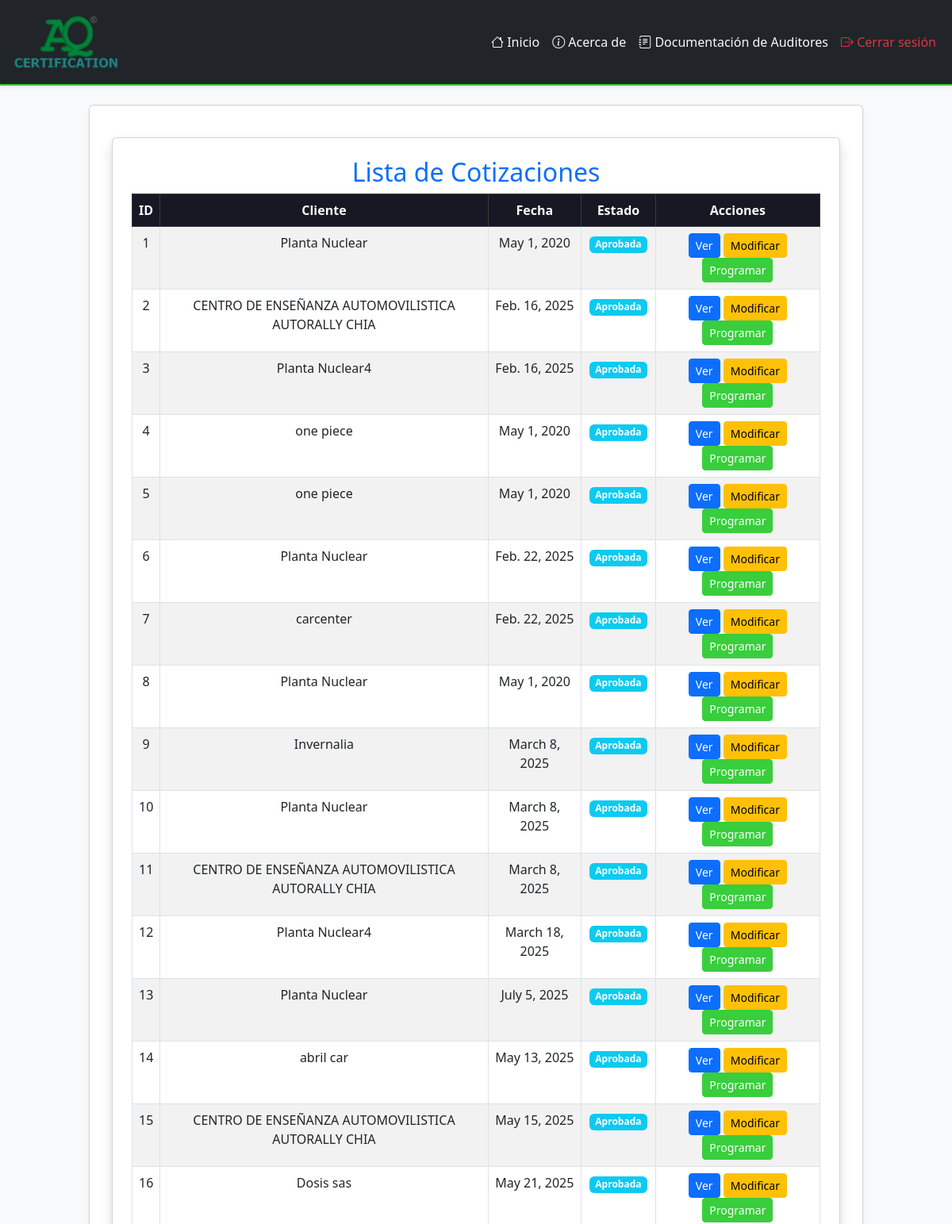
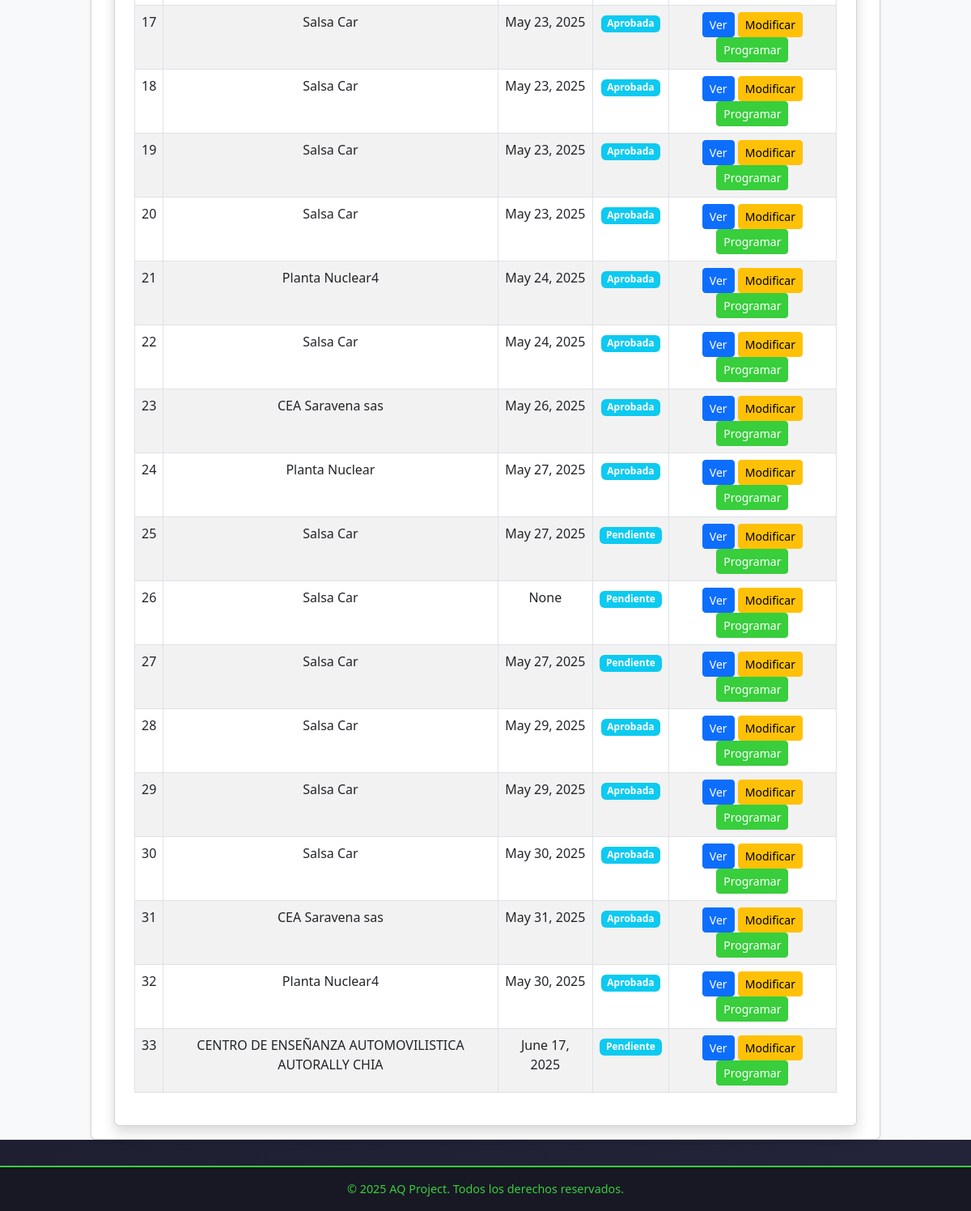
Page /cotizaciones/cotizaciones/ (signed in) on the committed database (2 pictures, top to bottom).
### cotizaciones/models.py (models this page shows, shortened)
class Cotizacion(models.Model):
    solicitud = models.ForeignKey(Solicitud, on_delete=models.CASCADE, related_name="cotizaciones")
    numero_servicio = models.CharField(max_length=100, unique=True)
    fecha_cotizacion = models.DateField(null=True, blank=True)
    tipo_servicio = models.ManyToManyField("TipoServicio")
    dias_auditoria_etapa_1 = models.DecimalField(max_digits=3, decimal_places=1, null=True, blank=True)
    dias_auditoria_etapa_2 = models.DecimalField(max_digits=3, decimal_places=1, null=True, blank=True)
    precio_neto = models.DecimalField(max_digits=10, decimal_places=2, help_text="Valor sin IVA")
    precio_iva = models.DecimalField(max_digits=10, decimal_places=2, default=Decimal("0.00"), help_text="IVA (19%)")
    precio_total = models.DecimalField(max_digits=10, decimal_places=2, default=Decimal("0.00"), help_text="Total con IVA")
    ESTADO_CHOICES = [
        ('Pendiente', 'Pendiente'),
        ('Aprobada', 'Aprobada'),
        ('Rechazada', 'Rechazada'),
        ('Programada', 'Programada'),
    ]
    estado = models.CharField(max_length=20, choices=ESTADO_CHOICES, default='Pendiente')

### solicitudes/models.py (models this page shows, shortened)
class Solicitud(models.Model):
    cliente = models.ForeignKey(Cliente, on_delete=models.CASCADE, related_name="solicitudes_solicitudes")  # Relación con el modelo Cliente
    fecha_solicitud = models.DateField(default=date.today)  # Fecha en que se crea la solicitud
    estado = models.CharField(
        max_length=20,
        choices=[
            ('Pendiente', 'Pendiente'),
            ('Aprobada', 'Aprobada'),
            ('Rechazada', 'Rechazada')
        ],
        default='Pendiente'
    )  # Estado de la solicitud

class Cliente(models.Model):
    nit = models.CharField(max_length=20, unique=True)  # Nit único
    nombre_propietario = models.CharField(max_length=100)
    nombre_establecimiento = models.CharField(max_length=100)
    representante_legal = models.CharField(max_length=100)
    cedula_ciudadania = models.CharField(max_length=20)
    ciudad = models.CharField(max_length=100)
    departamento = models.CharField(max_length=100)
    direccion = models.CharField(max_length=200)
    representante_organismo = models.CharField(max_length=100)
    cargo = models.CharField(max_length=50)
    telefono_fijo = models.CharField(max_length=20, blank=True, null=True)
    telefono_celular = models.CharField(max_length=20)
    correo_electronico = models.EmailField()
    nivel_cea = models.CharField(max_length=50, choices=NIVELES_CEA)
    cantidad_vehiculos = models.IntegerField(null=True, blank=True)
    cantidad_instructores = models.IntegerField(null=True, blank=True)
    categorias_certificar = models.ManyToManyField(Categoria, blank=True)
    certificado_conformidad = models.CharField(max_length=2, choices=CERTIFICADO_CONFORMIDAD_CHOICES, default="No")
    nombre_ente_certificador = models.CharField(max_length=100, blank=True, null=True)  # Se llena si es "Sí"
    fecha_solicitud = models.DateField(null=True, blank=True)  # Se establece solo cuando se envía la solicitud
    observaciones = models.TextField(blank=True, null=True)

### cotizaciones/views.py (the view)
# urls.py: path("cotizaciones/", listado_cotizaciones, name="listado_cotizaciones"),
@login_required
def listado_cotizaciones(request):
    cotizaciones = Cotizacion.objects.all()
    return render(request, "cotizaciones/listado_cotizaciones.html", {"cotizaciones": cotizaciones})

### cotizaciones/templates/cotizaciones/listado_cotizaciones.html (shortened to what this page needs)
{% extends 'layouts/base.html' %}
{% block content %}
<link rel="stylesheet" href="https://cdn.jsdelivr.net/npm/bootstrap@5.3.0/dist/css/bootstrap.min.css">
<div class="container mt-4">
    <div class="card shadow p-4">
        <h2 class="text-center text-primary">Lista de Cotizaciones</h2>
        {% if cotizaciones %}
            <div class="table-responsive">
                <table class="table table-bordered table-striped text-center">
                    <thead class="table-dark">
                        <tr>
                            <th>ID</th>
                            <th>Cliente</th>
                            <th>Fecha</th>
                            <th>Estado</th>
                            <th>Acciones</th>
                        </tr>
                    </thead>
                    <tbody>
                        {% for cotizacion in cotizaciones %}
                            <tr>
                                <td>{{ cotizacion.id }}</td>
                                <td>{{ cotizacion.solicitud.cliente.nombre_establecimiento }}</td>
                                <td>{{ cotizacion.fecha_cotizacion }}</td>
                                <td>
                                    <span class="badge bg-info">{{ cotizacion.estado }}</span>
                                </td>
                                <td>
                                    <a href="{% url 'detalle_cotizacion' cotizacion.id %}" class="btn btn-sm btn-primary">Ver</a>
                                    <a href="{% url 'editar_cotizacion' cotizacion.id %}" class="btn btn-sm btn-warning">Modificar</a>
                                    <a href="{% url 'programar_auditoria' cotizacion.id %}" class="btn btn-sm btn-success">Programar</a>
                                </td>
                            </tr>
                        {% endfor %}
                    </tbody>
                </table>
            </div>
        {% else %}
            <div class="alert alert-danger text-center">
                No hay cotizaciones registradas.
            </div>
        {% endif %}
    </div>
</div>
{% endblock %}

### myapp/templates/layouts/base.html (shortened to what this page needs)
{% load static %}
<!doctype html>
<html lang="es">
<head>
    <link rel="stylesheet" href="https://cdn.jsdelivr.net/npm/bootstrap@5.3.3/dist/css/bootstrap.min.css">
    <link rel="stylesheet" href="https://cdn.jsdelivr.net/npm/bootstrap-icons@1.10.5/font/bootstrap-icons.css">
</head>
<body>
<nav class="navbar navbar-expand-lg navbar-dark bg-dark shadow-sm">
    <div class="container-fluid">
        <a class="navbar-brand text-success d-flex align-items-center" href="/">
            <img src="{% static 'myapp/AQ_color.png' %}" alt="Logo AQ Certification" style="height: 80px; margin-right: 30px;">
        </a>
        <div class="collapse navbar-collapse" id="navbarNavDropdown">
            <ul class="navbar-nav ms-auto">
                <li class="nav-item"><a class="nav-link" href="{% url 'index' %}"><i class="bi bi-house"></i> Inicio</a></li>
                <li class="nav-item"><a class="nav-link" href="{% url 'about' %}"><i class="bi bi-info-circle"></i> Acerca de</a></li>
                {% if user.is_authenticated %}
                    {% for group in user.groups.all %}
                        {% if group.name == "Auditores" %}
                            <li class="nav-item">
                                <a class="nav-link" href="{% url 'dashboard_auditor' %}"><i class="bi bi-journal-text"></i> Documentación de Auditores</a>
                            </li>
                        {% endif %}
                    {% endfor %}
                    <li class="nav-item"><a class="nav-link text-danger" href="{% url 'logout' %}"><i class="bi bi-box-arrow-right"></i> Cerrar sesión</a></li>
                {% else %}
                    <li class="nav-item"><a class="nav-link" href="{% url 'signup' %}"><i class="bi bi-person-plus"></i> Registrarse</a></li>
                    <li class="nav-item"><a class="nav-link" href="{% url 'signin' %}"><i class="bi bi-box-arrow-in-right"></i> Iniciar sesión</a></li>
                {% endif %}
            </ul>
        </div>
    </div>
</nav>
<main class="container-fluid" style="background-color: #f8f9fa; min-height: 100vh;">
    <div class="row justify-content-center">
        <div class="col-lg-10 mt-4">
            <div class="card shadow-sm">
                <div class="card-body">
                    {% block content %}
                    {% endblock %}
                </div>
            </div>
        </div>
    </div>
</main>
<footer>
    &copy; {{ year|default:2025 }} AQ Project. Todos los derechos reservados.
</footer>
</body>
</html>

### myapp/templates/layouts/base.html (style rules this page uses)
body { background: linear-gradient(120deg, #181824 0%, #23243a 100%); }
.navbar { border-bottom: 2px solid #38ce3c; }
.navbar-brand { font-weight: bold; letter-spacing: 1px; }
.nav-link { position: relative; color: #f8f9fa !important; transition: color 0.2s; }
.nav-link::after { content: ""; display: block; width: 0; height: 2px; background: #38ce3c; transition: width .3s; position: absolute; bottom: 0; left: 0; }
.card { border-left: 5px solid #38ce3c; border-radius: 10px; }
.btn-success, .btn-success:focus, .btn-success:active { background-color: #38ce3c !important; border-color: #38ce3c !important; }
.table thead th { background-color: #181824; color: #f8f9fa; }
footer { background-color: #181824; color: #38ce3c; padding: 1rem 0; text-align: center; font-size: 0.9rem; border-top: 2px solid #38ce3c; margin-top: 2rem; }

### rows in the picture
Cotizacion: id "1", solicitud.cliente.nombre_establecimiento "Planta Nuclear", fecha_cotizacion "May 1, 2020", estado "Aprobada"
Cotizacion: id "2", solicitud.cliente.nombre_establecimiento "CENTRO DE ENSEÑANZA AUTOMOVILISTICA AUTORALLY CHIA", fecha_cotizacion "Feb. 16, 2025", estado "Aprobada"
Cotizacion: id "3", solicitud.cliente.nombre_establecimiento "Planta Nuclear4", fecha_cotizacion "Feb. 16, 2025", estado "Aprobada"
Cotizacion: id "4", solicitud.cliente.nombre_establecimiento "one piece", fecha_cotizacion "May 1, 2020", estado "Aprobada"
Cotizacion: id "5", solicitud.cliente.nombre_establecimiento "one piece", fecha_cotizacion "May 1, 2020", estado "Aprobada"
Cotizacion: id "6", solicitud.cliente.nombre_establecimiento "Planta Nuclear", fecha_cotizacion "Feb. 22, 2025", estado "Aprobada"
Cotizacion: id "7", solicitud.cliente.nombre_establecimiento "carcenter", fecha_cotizacion "Feb. 22, 2025", estado "Aprobada"
Cotizacion: id "8", solicitud.cliente.nombre_establecimiento "Planta Nuclear", fecha_cotizacion "May 1, 2020", estado "Aprobada"
Cotizacion: id "9", solicitud.cliente.nombre_establecimiento "Invernalia", fecha_cotizacion "March 8, 2025", estado "Aprobada"
Cotizacion: id "10", solicitud.cliente.nombre_establecimiento "Planta Nuclear", fecha_cotizacion "March 8, 2025", estado "Aprobada"
Cotizacion: id "11", solicitud.cliente.nombre_establecimiento "CENTRO DE ENSEÑANZA AUTOMOVILISTICA AUTORALLY CHIA", fecha_cotizacion "March 8, 2025", estado "Aprobada"
Cotizacion: id "12", solicitud.cliente.nombre_establecimiento "Planta Nuclear4", fecha_cotizacion "March 18, 2025", estado "Aprobada"
Cotizacion: id "13", solicitud.cliente.nombre_establecimiento "Planta Nuclear", fecha_cotizacion "July 5, 2025", estado "Aprobada"
Cotizacion: id "14", solicitud.cliente.nombre_establecimiento "abril car", fecha_cotizacion "May 13, 2025", estado "Aprobada"
Cotizacion: id "15", solicitud.cliente.nombre_establecimiento "CENTRO DE ENSEÑANZA AUTOMOVILISTICA AUTORALLY CHIA", fecha_cotizacion "May 15, 2025", estado "Aprobada"
Cotizacion: id "16", solicitud.cliente.nombre_establecimiento "Dosis sas", fecha_cotizacion "May 21, 2025", estado "Aprobada"
Cotizacion: id "17", solicitud.cliente.nombre_establecimiento "Salsa Car", fecha_cotizacion "May 23, 2025", estado "Aprobada"
Cotizacion: id "18", solicitud.cliente.nombre_establecimiento "Salsa Car", fecha_cotizacion "May 23, 2025", estado "Aprobada"
Cotizacion: id "19", solicitud.cliente.nombre_establecimiento "Salsa Car", fecha_cotizacion "May 23, 2025", estado "Aprobada"
Cotizacion: id "20", solicitud.cliente.nombre_establecimiento "Salsa Car", fecha_cotizacion "May 23, 2025", estado "Aprobada"
Cotizacion: id "21", solicitud.cliente.nombre_establecimiento "Planta Nuclear4", fecha_cotizacion "May 24, 2025", estado "Aprobada"
Cotizacion: id "22", solicitud.cliente.nombre_establecimiento "Salsa Car", fecha_cotizacion "May 24, 2025", estado "Aprobada"
Cotizacion: id "23", solicitud.cliente.nombre_establecimiento "CEA Saravena sas", fecha_cotizacion "May 26, 2025", estado "Aprobada"
Cotizacion: id "24", solicitud.cliente.nombre_establecimiento "Planta Nuclear", fecha_cotizacion "May 27, 2025", estado "Aprobada"
Cotizacion: id "25", solicitud.cliente.nombre_establecimiento "Salsa Car", fecha_cotizacion "May 27, 2025", estado "Pendiente"
Cotizacion: id "26", solicitud.cliente.nombre_establecimiento "Salsa Car", fecha_cotizacion "None", estado "Pendiente"
Cotizacion: id "27", solicitud.cliente.nombre_establecimiento "Salsa Car", fecha_cotizacion "May 27, 2025", estado "Pendiente"
Cotizacion: id "28", solicitud.cliente.nombre_establecimiento "Salsa Car", fecha_cotizacion "May 29, 2025", estado "Aprobada"
Cotizacion: id "29", solicitud.cliente.nombre_establecimiento "Salsa Car", fecha_cotizacion "May 29, 2025", estado "Aprobada"
Cotizacion: id "30", solicitud.cliente.nombre_establecimiento "Salsa Car", fecha_cotizacion "May 30, 2025", estado "Aprobada"
Cotizacion: id "31", solicitud.cliente.nombre_establecimiento "CEA Saravena sas", fecha_cotizacion "May 31, 2025", estado "Aprobada"
Cotizacion: id "32", solicitud.cliente.nombre_establecimiento "Planta Nuclear4", fecha_cotizacion "May 30, 2025", estado "Aprobada"
Cotizacion: id "33", solicitud.cliente.nombre_establecimiento "CENTRO DE ENSEÑANZA AUTOMOVILISTICA AUTORALLY CHIA", fecha_cotizacion "June 17, 2025", estado "Pendiente"

### other values in the picture
{{ year|default:2025 }} "2025"
